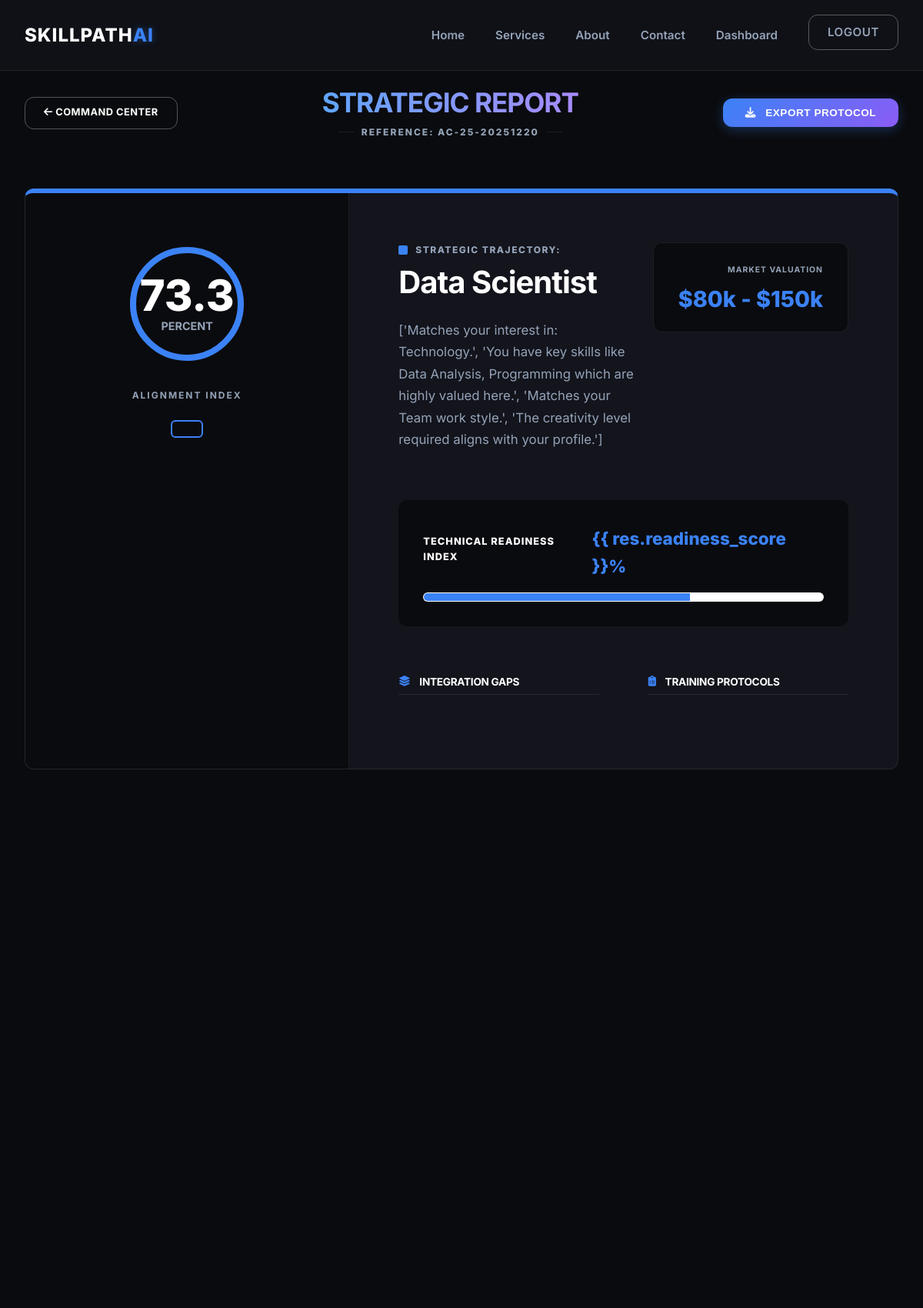
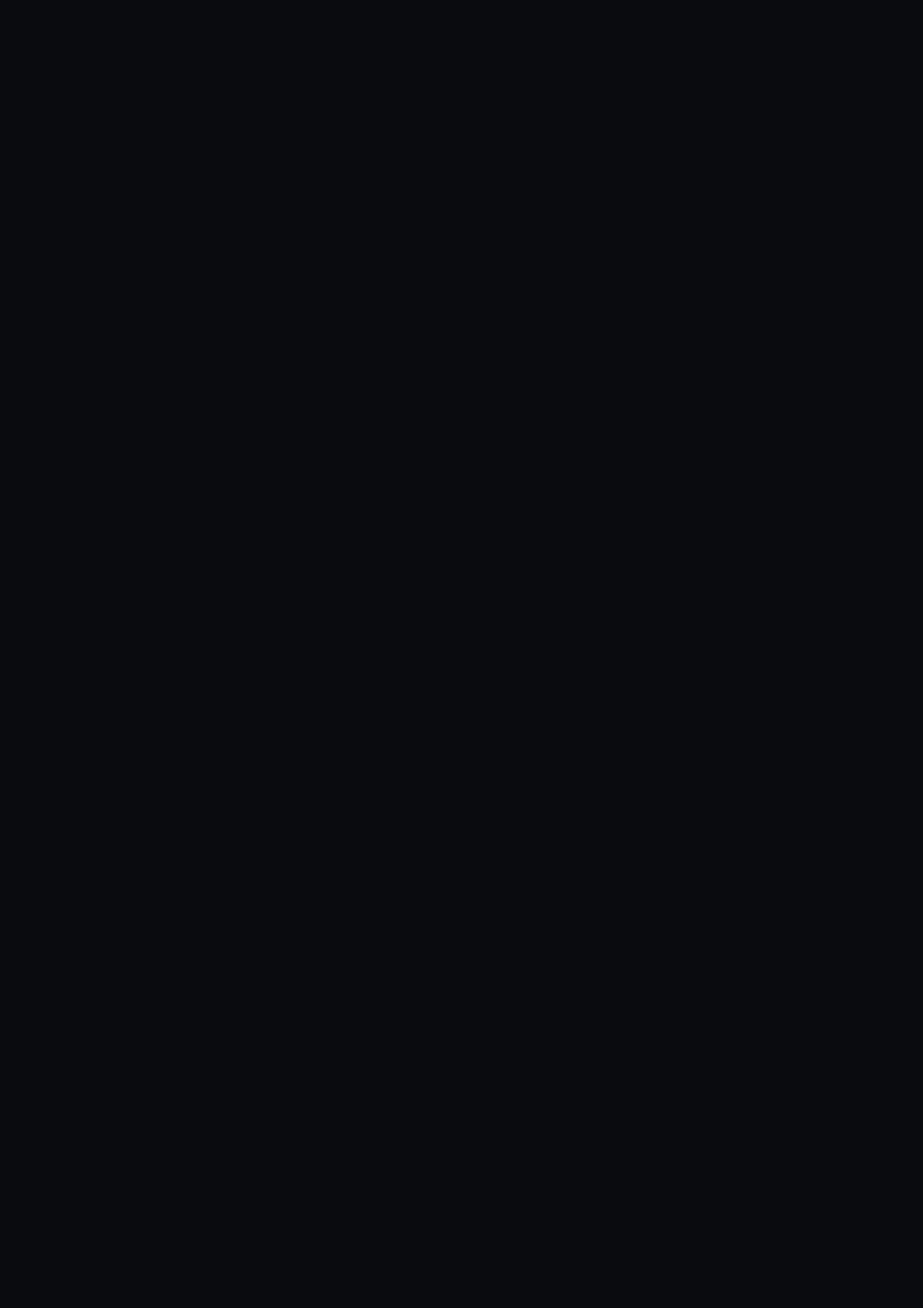
Screenshot of /result/25/ (signed in, upper part) with the database file from the repository (2 pictures, top to bottom).
### recommender/models.py (models this page shows, shortened)
class UserRecommendation(models.Model):
    user = models.ForeignKey(User, on_delete=models.CASCADE, related_name='recommendations')
    selected_interests = models.ManyToManyField(Interest)
    selected_skills = models.ManyToManyField(Skill)
    education_level = models.CharField(max_length=100)
    preferred_work_type = models.CharField(max_length=50)
    recommended_careers = models.ManyToManyField(Career)
    results_json = models.TextField(blank=True, help_text="Stored scoring, reasoning and gap analysis")
    created_at = models.DateTimeField(auto_now_add=True)
    feedback_given = models.BooleanField(default=False)
    @property
    def results_data(self):
        if not self.results_json:
            return []
        try:
            data = json.loads(self.results_json)
            for item in data:
                if 'career_id' in item:
                    try:
                        item['career_id'] = int(item['career_id'])
                    except (ValueError, TypeError):
                        pass
            return data
        except:
            return []

class Career(models.Model):
    WORK_TYPE_CHOICES = [
        ('Office', 'Office'),
        ('Remote', 'Remote'),
        ('Field', 'Field'),
        ('Research', 'Research'),
    ]
    title = models.CharField(max_length=200, unique=True)
    description = models.TextField()
    interests = models.ManyToManyField(Interest, related_name='careers')
    skills = models.ManyToManyField(Skill, through='CareerSkillWeight', related_name='careers')
    future_scope = models.TextField()
    salary_range = models.CharField(max_length=100) # e.g., "$50,000 - $80,000"
    recommended_courses = models.TextField(help_text="Comma separated course names or links")
    work_type = models.CharField(max_length=50, choices=WORK_TYPE_CHOICES, default='Office')
    work_style = models.CharField(max_length=50, choices=[('Team', 'Team'), ('Solo', 'Solo')], default='Team')
    creativity_level = models.IntegerField(default=5) # scale 1-10
    leadership_interest = models.BooleanField(default=False)
    stress_tolerance = models.CharField(max_length=50, choices=[('Low', 'Low'), ('Medium', 'Medium'), ('High', 'High')], default='Medium')

### recommender/views.py (the view)
# urls.py: path('result/<int:pk>/', views.result_view, name='result'),
@login_required
def result_view(request, pk):
    recommendation = get_object_or_404(UserRecommendation, pk=pk, user=request.user)
    results = recommendation.results_data
    for res in results:
        career_obj = None
        cid = res.get('career_id')
        ctitle = res.get('career_title')
        if cid:
            career_obj = Career.objects.filter(id=cid).first()
        if not career_obj and ctitle:
            career_obj = Career.objects.filter(title=ctitle).first()
        res['career'] = career_obj
    return render(request, 'recommender/result.html', {
        'recommendation': recommendation,
        'results': results
    })

### templates/recommender/result.html (shortened to what this page needs)
{% extends 'recommender/base.html' %}
{% load static %}
{% block content %}
<div class="animate-fadeIn container">
    <div
        style="display: flex; justify-content: space-between; align-items: center; margin-bottom: var(--space-xl); padding-top: var(--space-lg); flex-wrap: wrap; gap: var(--space-md);">
        <a href="{% url 'dashboard' %}" class="btn btn-outline" style="padding: 0.6rem 1.5rem; font-size: 0.8rem;">
            <i class="fas fa-arrow-left"></i> Command Center
        </a>
        <div style="text-align: center;">
            <h1 style="margin: 0; font-size: 2.2rem; letter-spacing: -1px; margin-bottom: var(--space-xs);">STRATEGIC
                <span style="color: var(--primary-green);">REPORT</span>
            </h1>
            <div style="display: flex; align-items: center; justify-content: center; gap: 10px;">
                <div style="width: 20px; height: 1px; background: var(--border-gray);"></div>
                <p
                    style="font-weight: 800; color: var(--text-muted); font-size: 0.75rem; text-transform: uppercase; letter-spacing: 2px; margin: 0;">
                    REFERENCE: AC-{{ recommendation.pk }}-{{ recommendation.created_at|date:"Ymd" }}
                </p>
                <div style="width: 20px; height: 1px; background: var(--border-gray);"></div>
            </div>
        </div>
        <button class="btn btn-primary" onclick="window.print()" style="padding: 0.7rem 1.8rem;">
            <i class="fas fa-download" style="margin-right: 8px;"></i> Export Protocol
        </button>
    </div>
    <div style="display: grid; gap: var(--space-xl); margin-bottom: var(--space-xxl);">
        {% for res in results %}
        <div class="card" style="padding: 0; overflow: hidden; border-top: 6px solid var(--primary-green);">
            <div style="display: flex; flex-wrap: wrap;">
                <div
                    style="background: var(--bg-soft); padding: var(--space-xl); text-align: center; border-right: 1px solid var(--border-gray); min-width: 300px; flex: 1; position: relative;">
                    <div
                        style="width: 160px; height: 160px; margin: 0 auto var(--space-lg); position: relative; display: flex; align-items: center; justify-content: center;">
                        <svg style="width: 100%; height: 100%; transform: rotate(-90deg);">
                            <circle cx="80" cy="80" r="70" fill="none" stroke="var(--border-gray)" stroke-width="8" />
                            <circle cx="80" cy="80" r="70" fill="none" stroke="var(--primary-green)" stroke-width="8"
                                stroke-dasharray="440" stroke-dashoffset="{{ res.dash_offset }}" />
                        </svg>
                        <div style="position: absolute; text-align: center;">
                            <div style="font-size: 3.5rem; font-weight: 800; color: var(--text-dark); line-height: 1;">
                                {{ res.score }}</div>
                            <div
                                style="font-size: 0.9rem; font-weight: 700; color: var(--text-muted); text-transform: uppercase;">
                                Percent</div>
                        </div>
                    </div>
                    <h4
                        style="font-size: 0.75rem; letter-spacing: 2px; color: var(--text-muted); text-transform: uppercase; margin-bottom: var(--space-md);">
                        Alignment Index</h4>
                    <div class="chip"
                        style="background: var(--white); border: 2px solid var(--primary-green); padding: 0.6rem 1.2rem; font-size: 0.8rem; color: var(--primary-green);">
                    </div>
                    <div class="geo-accent diamond-shape"
                        style="bottom: -20px; left: -20px; background: var(--primary-green); opacity: 0.05;"></div>
                </div>
                <div style="padding: var(--space-xl); flex: 2; min-width: 350px;">
                    <div
                        style="display: flex; justify-content: space-between; align-items: flex-start; margin-bottom: var(--space-xl); flex-wrap: wrap; gap: var(--space-md);">
                        <div style="flex: 1;">
                            <div style="display: flex; align-items: center; gap: 10px; margin-bottom: var(--space-xs);">
                                <div
                                    style="width: 12px; height: 12px; background: var(--primary-green); border-radius: 2px;">
                                </div>
                                <span
                                    style="font-weight: 800; color: var(--text-muted); text-transform: uppercase; font-size: 0.75rem; letter-spacing: 1.5px;">Strategic
                                    Trajectory:</span>
                            </div>
                            <h2
                                style="font-size: 2.5rem; margin-bottom: var(--space-md); letter-spacing: -1px; margin-top: 0;">
                                {{ res.career_title }}</h2>
                            <p
                                style="font-size: 1.05rem; line-height: 1.7; max-width: 700px; color: var(--text-muted); margin: 0;">
                                {{ res.reasoning }}
                            </p>
                        </div>
                        <div
                            style="text-align: right; background: var(--bg-soft); padding: 1.2rem var(--space-lg); border-radius: var(--radius); border: 1px solid var(--border-gray); min-width: 180px;">
                            <span
                                style="font-weight: 700; color: var(--text-muted); text-transform: uppercase; font-size: 0.65rem; letter-spacing: 1px;">Market
                                Valuation</span>
                            <div
                                style="font-weight: 800; font-size: 1.8rem; color: var(--primary-green); margin-top: 0.3rem;">
                                {{ res.career.salary_range|default:"$95k - $165k" }}
                            </div>
                        </div>
                    </div>
                    <div
                        style="margin-bottom: var(--space-xl); background: var(--bg-soft); padding: var(--space-lg); border-radius: var(--radius);">
                        <div
                            style="display: flex; justify-content: space-between; margin-bottom: var(--space-sm); align-items: baseline;">
                            <span
                                style="font-weight: 800; font-size: 0.8rem; text-transform: uppercase; color: var(--text-dark); letter-spacing: 1px;">Technical
                                Readiness Index</span>
                            <span style="font-weight: 800; color: var(--primary-green); font-size: 1.4rem;">{{
                                res.readiness_score }}%</span>
                        </div>
                        <div
                            style="height: 12px; background: #fff; border-radius: 6px; overflow: hidden; border: 1px solid var(--border-gray);">
                            <div
                                style="height: 100%; width: 0; background: var(--primary-green); width: {{ res.readiness_score }}%;">
                            </div>
                        </div>
                    </div>
                    <div
                        style="display: grid; grid-template-columns: repeat(auto-fit, minmax(250px, 1fr)); gap: var(--space-xl);">
                        <div>
                            <h4
                                style="font-size: 0.85rem; margin-bottom: var(--space-lg); padding-bottom: var(--space-xs); border-bottom: 1px solid var(--border-gray); display: flex; align-items: center; gap: 12px; margin-top: 0;">
                                <i class="fas fa-layer-group" style="color: var(--primary-green);"></i> INTEGRATION GAPS
                            </h4>
                        </div>
                        <div>
                            <h4
                                style="font-size: 0.85rem; margin-bottom: var(--space-lg); padding-bottom: var(--space-xs); border-bottom: 1px solid var(--border-gray); display: flex; align-items: center; gap: 12px; margin-top: 0;">
                                <i class="fas fa-clipboard-list" style="color: var(--primary-green);"></i> TRAINING
                                PROTOCOLS
                            </h4>
                        </div>
                    </div>
                </div>
            </div>
        </div>
        {% endfor %}
    </div>
</div>
{% endblock %}

### static/recommender/css/style.css (style rules this page uses)
:root { --bg-body: #0a0b0e; --bg-surface: #13141c; --bg-surface-hover: #1c1e2a; --bg-glass: rgba(19, 20, 28, 0.7); --text-main: #ffffff; --text-muted: #94a3b8; --text-dim: #64748b; --primary-blue: #3b82f6; --primary-purple: #8b5cf6; --accent-cyan: #06b6d4; --gradient-primary: linear-gradient(135deg, #3b82f6 0%, #8b5cf6 100%); --gradient-glow: linear-gradient(135deg, rgba(59, 130, 246, 0.5) 0%, rgba(139, 92, 246, 0.5) 100%); --gradient-text: linear-gradient(to right, #60a5fa, #a78bfa); --primary-green: #3b82f6; --dark-green: #1e40af; --bg-white: #13141c; --bg-soft: #0a0b0e; --text-dark: #ffffff; --border-gray: rgba(255, 255, 255, 0.08); --success: #10b981; --warning: #f59e0b; --error: #ef4444; --header-height: 80px; --radius-sm: 6px; --radius: 12px; --radius-lg: 24px; --space-xs: 0.5rem; --space-sm: 1rem; --space-md: 1.5rem; --space-lg: 2rem; --space-xl: 4rem; --space-xxl: 8rem; --shadow-sm: 0 4px 6px -1px rgba(0, 0, 0, 0.3); --shadow-medium: 0 10px 15px -3px rgba(0, 0, 0, 0.5); --shadow-glow: 0 0 20px rgba(59, 130, 246, 0.3); --backdrop-blur: blur(12px); --transition: all 0.3s cubic-bezier(0.4, 0, 0.2, 1); --font-heading: 'Inter', 'Plus Jakarta Sans', sans-serif; --font-body: 'Inter', sans-serif; }
* { margin: 0; padding: 0; box-sizing: border-box; }
body { background-color: var(--bg-body); color: var(--text-main); font-family: var(--font-body); line-height: 1.6; overflow-x: hidden; -webkit-font-smoothing: antialiased; }
h1, h2, h3, h4, h5, h6 { font-family: var(--font-heading); font-weight: 700; line-height: 1.2; color: var(--text-main); margin-bottom: 1.5rem; letter-spacing: -0.02em; }
h1 { font-size: 3.5rem; letter-spacing: -0.03em; background: var(--gradient-text); -webkit-background-clip: text; -webkit-text-fill-color: transparent; background-clip: text; display: inline-block; }
h2 { font-size: 2.5rem; }
p { margin-bottom: 1rem; color: var(--text-muted); }
.container { max-width: 1240px; margin: 0 auto; padding: 0 2rem; }
.btn { display: inline-block; padding: 0.9rem 2rem; border-radius: var(--radius); font-weight: 700; text-transform: uppercase; font-size: 0.85rem; letter-spacing: 0.5px; cursor: pointer; transition: var(--transition); text-decoration: none; border: none; position: relative; overflow: hidden; }
.btn-primary { background: var(--gradient-primary); color: var(--white); box-shadow: 0 4px 15px rgba(59, 130, 246, 0.3); }
.btn-outline { background-color: transparent; border: 1px solid rgba(255, 255, 255, 0.3); color: var(--text-main); }
.card { background: var(--bg-surface); border: 1px solid var(--border-gray); border-radius: var(--radius); padding: 2.5rem; box-shadow: 0 0 0 rgba(0, 0, 0, 0); transition: var(--transition); }
.chip { display: inline-block; background: var(--bg-soft); padding: 0.4rem 1rem; border-radius: var(--radius-sm); font-weight: 800; font-size: 0.7rem; color: var(--text-dark); border: 1px solid var(--border-gray); text-transform: uppercase; }
.geo-accent { position: absolute; z-index: -1; }
.diamond-shape { width: 100px; height: 100px; background: var(--accent-green); opacity: 0.2; transform: rotate(45deg); }
.animate-fadeIn { animation: fadeIn 0.8s ease forwards; }
.reveal-on-scroll { opacity: 0; transform: translateY(30px); transition: all 0.8s cubic-bezier(0.5, 0, 0, 1); }
.reveal-on-scroll.visible { opacity: 1; transform: translateY(0); }

### rows the page displays
UserRecommendation: pk "25", created_at "20251220"
Career: score "73.3", career_title "Data Scientist", reasoning "['Matches your interest in: Technology.', 'You have key skills like Data Analysis, Programming which are highly valued here.', 'Matches your Team work style.', 'The creativity level required aligns with your profile.']", career.salary_range "$80k - $150k", {{ res.readiness_score }} 66.7 (drawn)
